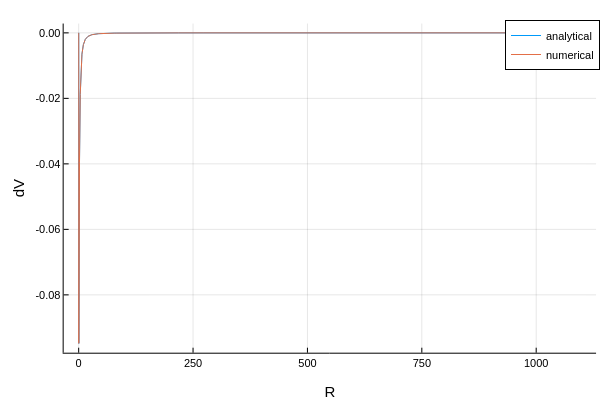

The cell this chart's notebook holds for it:
### Code cell
plot(grid=true, gridalpha=0.2)

plot!(r_vec, dV.(r_vec), label="analytical")
plot!(r_vec, dV_vec/a,   label="numerical")  # re-scaling to match conventions
xlabel!("R")
ylabel!("dV")

### Figure 1 — Plotly figure (JSON) as saved in the notebook; plotly's stock layout.template omitted (floating-point values rounded to 4 significant figures; data arrays with more than 128 entries replaced by an {"elided": "..."} marker saying what was removed)
{"data": [{"colorbar": {"len": 0.9143, "title": "", "x": 0.9934, "y": 0.533}, "legendgroup": "analytical", "line": {"color": "rgba(0, 154, 250, 1.000)", "dash": "solid", "shape": "linear", "width": 1}, "mode": "lines", "name": "analytical", "showlegend": true, "type": "scatter", "x": {"elided": "999 float values"}, "xaxis": "x", "y": {"elided": "999 float values"}, "yaxis": "y"}, {"colorbar": {"len": 0.9143, "title": "", "x": 0.9934, "y": 0.533}, "legendgroup": "numerical", "line": {"color": "rgba(227, 111, 71, 1.000)", "dash": "solid", "shape": "linear", "width": 1}, "mode": "lines", "name": "numerical", "showlegend": true, "type": "scatter", "x": {"elided": "999 float values"}, "xaxis": "x", "y": {"elided": "999 float values"}, "yaxis": "y"}], "layout": {"annotations": [], "height": 400, "legend": {"bgcolor": "rgba(255, 255, 255, 1.000)", "bordercolor": "rgba(0, 0, 0, 1.000)", "borderwidth": 1, "font": {"color": "rgba(0, 0, 0, 1.000)", "family": "sans-serif", "size": 11}, "title": {"font": {"color": "rgba(0, 0, 0, 1.000)", "family": "sans-serif", "size": 15}, "text": ""}, "tracegroupgap": 0, "traceorder": "normal", "x": 1, "xanchor": "auto", "y": 1, "yanchor": "auto"}, "margin": {"b": 20, "l": 0, "r": 0, "t": 20}, "paper_bgcolor": "rgba(255, 255, 255, 1.000)", "plot_bgcolor": "rgba(255, 255, 255, 1.000)", "showlegend": true, "width": 600, "xaxis": {"anchor": "y", "domain": [0.1061, 0.9934], "gridcolor": "rgba(0, 0, 0, 0.200)", "gridwidth": 0.5, "linecolor": "rgba(0, 0, 0, 1.000)", "mirror": false, "range": [-32.83, 1131.0], "showgrid": true, "showline": true, "showticklabels": true, "tickangle": 0, "tickcolor": "rgb(0, 0, 0)", "tickfont": {"color": "rgba(0, 0, 0, 1.000)", "family": "sans-serif", "size": 11}, "tickmode": "array", "ticks": "inside", "ticktext": ["0", "250", "500", "750", "1000"], "tickvals": [0, 250, 500, 750, 1000], "title": "R", "titlefont": {"color": "rgba(0, 0, 0, 1.000)", "family": "sans-serif", "size": 15}, "type": "-", "visible": true, "zeroline": false, "zerolinecolor": "rgba(0, 0, 0, 1.000)"}, "yaxis": {"anchor": "x", "domain": [0.07581, 0.9902], "gridcolor": "rgba(0, 0, 0, 0.200)", "gridwidth": 0.5, "linecolor": "rgba(0, 0, 0, 1.000)", "mirror": false, "range": [-0.09766, 0.002844], "showgrid": true, "showline": true, "showticklabels": true, "tickangle": 0, "tickcolor": "rgb(0, 0, 0)", "tickfont": {"color": "rgba(0, 0, 0, 1.000)", "family": "sans-serif", "size": 11}, "tickmode": "array", "ticks": "inside", "ticktext": ["-0.08", "-0.06", "-0.04", "-0.02", "0.00"], "tickvals": [-0.08, -0.06, -0.04, -0.02, 0], "title": "dV", "titlefont": {"color": "rgba(0, 0, 0, 1.000)", "family": "sans-serif", "size": 15}, "type": "-", "visible": true, "zeroline": false, "zerolinecolor": "rgba(0, 0, 0, 1.000)"}}}
